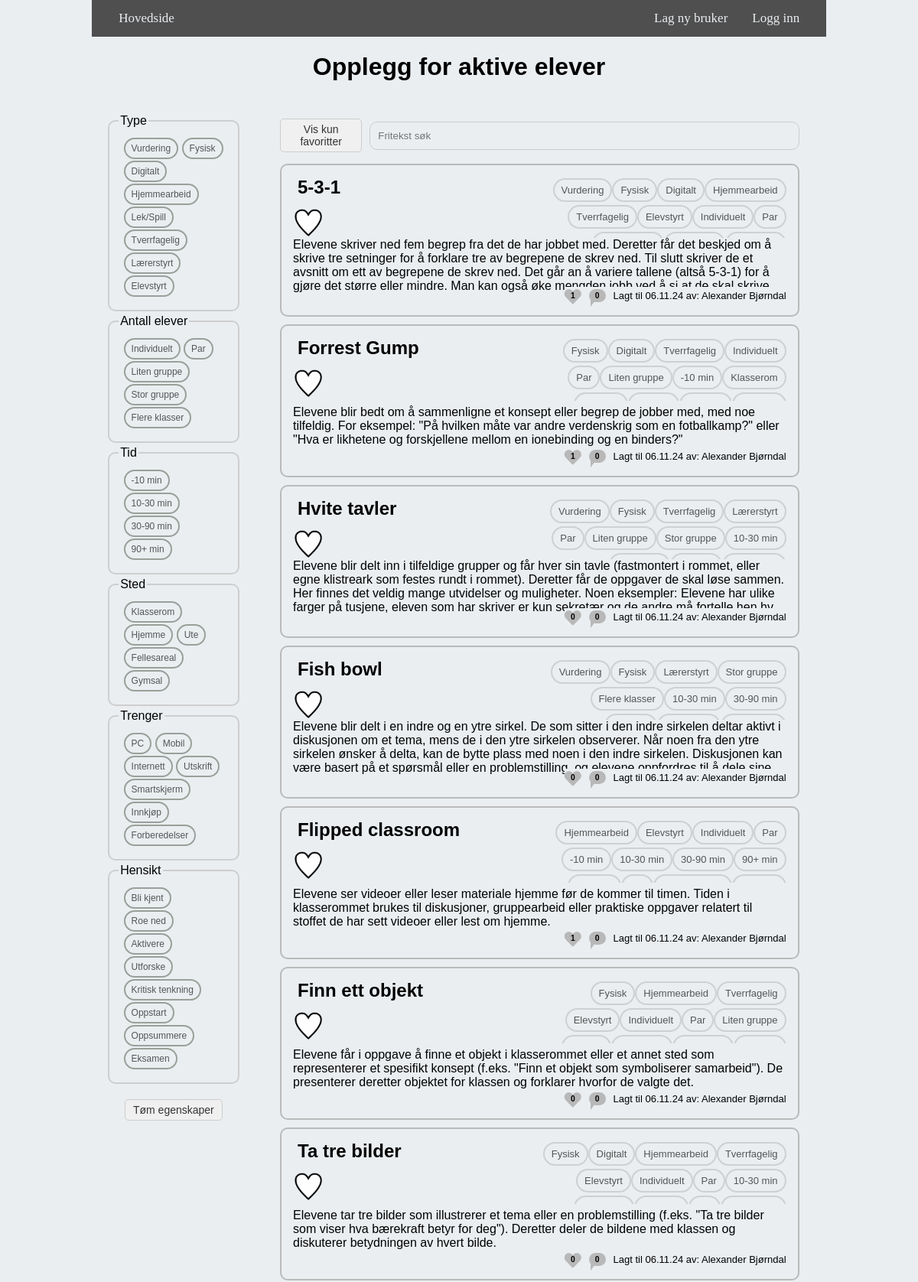
The page / (upper part) on the database its author committed.
### website/models.py (models this page shows)
class Trait(db.Model):
    __tablename__ = 'trait'
    id = db.Column(db.Integer, primary_key=True)
    name = db.Column(db.String(100))
    klasse = db.Column(db.String(100))
    forklaring = db.Column(db.String(500))

class Opplegg(db.Model):
    __tablename__ = "opplegg"
    id = db.Column(db.Integer, primary_key=True)
    name = db.Column(db.String(1000))
    data = db.Column(db.String(10000))
    date = db.Column(db.DateTime(timezone=True), default=func.now())
    user_id = db.Column(db.Integer, db.ForeignKey('user.id'))
    traits = db.relationship('Trait', secondary=opplegg_traits, backref='opplegg')
    comments = db.relationship('Comment', back_populates='opplegg')

class User(db.Model, UserMixin):
    __tablename__ = 'user'
    id = db.Column(db.Integer, primary_key=True)
    email = db.Column(db.String(150), unique=True)
    password = db.Column(db.String(150))
    first_name = db.Column(db.String(150))
    role = db.Column(db.String(50), default='user')
    is_email_confirmed = db.Column(db.Boolean, default=False)
    opplegg = db.relationship('Opplegg')
    favorites = db.relationship('Opplegg', secondary=opplegg_user_favorites, backref='user_favorite')
    comments = db.relationship('Comment', back_populates='user')

### website/views.py (the view)
@views.route('/', methods=['GET'])
def home():
    opplegg = Opplegg.query.all()
    users = User.query.all()
    traits = Trait.query.all()
    user_list = []
    for u in users:
        user_list.append([u.id, u.first_name])
    klasse_groups = defaultdict(list)
    for trait in traits:
        klasse_groups[trait.klasse].append(trait)
    opplegg_comment_counts = {
        opplegget.id: Comment.query.filter_by(opplegg_id=opplegget.id).count()
        for opplegget in opplegg
    }
    opplegg_favorites_counts = {
        opplegget.id: len([user for user in users if opplegget in user.favorites])
        for opplegget in opplegg
    }
    return render_template(
        "home.html",
        user=current_user,  # Current user
        users=user_list,     # List of users (ID, first name)
        all_opplegg=opplegg,  # List of all opplegg
        traits=traits,       # List of traits
        klasse_groups=klasse_groups,  # Grouped traits
        opplegg_comment_counts=opplegg_comment_counts,  # Comment counts by opplegg ID
        opplegg_favorites_counts=opplegg_favorites_counts  # Favorites counts by opplegg ID
    )

### website/templates/home.html (shortened to what this page needs)
{% extends "base.html" %}{% block title %}Opplegg for aktive elever{% endblock %} {%
block content %}
<h1 align="center">Opplegg for aktive elever</h1>
<div id="opplegg-color-part">
  <div class="child">
    <div>
      <form id="filter-form" method="POST" onsubmit="return false;">
        {% for klasse, traits in klasse_groups.items() %}
        <fieldset>
          <legend>{{ klasse }}</legend>
          <div class="container">
            <ul class="ks-cboxtags">
              {% for trait in traits %}
              <li data-tooltip="{{ trait.forklaring }}">
                /><label for="checkbox{{ trait.id }}">{{ trait.name }}</label>
              </li>
              {% endfor %}
            </ul>
          </div>
        </fieldset>
        {% endfor %}
        <div class="flex-container">
          <button
            class="button-style"
            id="remove-all-filters"
            onclick="removeAllFilters()"
            aria-label="Remove all filters"
          >
            Tøm egenskaper
          </button>
        </div>
      </form>
    </div>
  </div>
  <div class="child" id="opplegg-details">
    <div class="list-group">
      <div id="search-container" class="flex-container">
        <button class="button-style" id="toggle-favorites" onclick="toggleFavorites()">Vis kun favoritter</button>
        <input type="text" id="search-bar" placeholder="Fritekst søk" />
      </div>
      {% for opplegg in all_opplegg %}
      <a href="{{ url_for('views.se_opplegg', opplegg_id=opplegg.id) }}"
        class="list-group-item"
        data-traits="{{ ','.join(opplegg.traits|map(attribute='name')) }}"
        data-title="{{ opplegg.name }}"
        data-description="{{ opplegg.data }}"
        data-is-favorite="{{ 'true' if current_user.is_authenticated and opplegg in current_user.favorites else 'false' }}"
        id="opplegg-{{ opplegg.id }}"
      >
        <div class="opplegg-title">{{ opplegg.name }}</div>
        <article class="opplegg-traits">
          {% for p in opplegg.traits %}
          <button class="opplegg-trait">{{ p.name }}</button>
          {% endfor %}
        </article>
        <form
          action="{{ url_for('views.toggle_favorite') }}"
          method="POST"
          style="display: inline"
        >
          <button
            type="submit"
            style="
              border: none;
              background: transparent;
              padding: 0;
              cursor: pointer;
            "
          >
            <img
              src="{{ url_for('static', filename='Heart-' + ('full' if current_user.is_authenticated and opplegg in current_user.favorites else 'empty') + '.png') }}"
              class="opplegg-favorite"
            />
          </button>
        </form>
        <div class="opplegg-text" readonly>{{ opplegg.data }}</div>
        <div class="opplegg-date-user">
          <div class="favorite-count">
            <i class="fas fa-heart"></i>
            <span class="favorite-number">{{ opplegg_favorites_counts[opplegg.id] }}</span>
          </div>
          <div class="comment-count">
            <span class="comment-bubble">{{ opplegg_comment_counts[opplegg.id] }}</span>
          </div>
          Lagt til {{ opplegg.date.strftime("%d.%m.%y") }} av:
          {% for u in users %}
            {% if u[0] == opplegg.user_id %}
              {{ u[1] }}
            {% endif %}
          {% endfor %}
        </div>
      </a>
      {% endfor %}
    </div>
  </div>
</div>
{% endblock %}

### rows shown on the page
Trait: klasse "Type", name "Vurdering"
Trait: name "Fysisk"
Trait: name "Digitalt"
Trait: name "Hjemmearbeid"
Trait: name "Lek/Spill"
Trait: name "Tverrfagelig"
Trait: name "Lærerstyrt"
Trait: name "Elevstyrt"
Trait: klasse "Antall elever", name "Individuelt"
Trait: name "Par"
Trait: name "Liten gruppe"
Trait: name "Stor gruppe"
Trait: name "Flere klasser"
Trait: klasse "Tid", name "-10 min"
Trait: name "10-30 min"
Trait: name "30-90 min"
Trait: name "90+ min"
Trait: klasse "Sted", name "Klasserom"
Trait: name "Hjemme"
Trait: name "Ute"
Trait: name "Fellesareal"
Trait: name "Gymsal"
Trait: klasse "Trenger", name "PC"
Trait: name "Mobil"
Trait: name "Internett"
Trait: name "Utskrift"
Trait: name "Smartskjerm"
Trait: name "Innkjøp"
Trait: name "Forberedelser"
Trait: klasse "Hensikt", name "Bli kjent"
Trait: name "Roe ned"
Trait: name "Aktivere"
Trait: name "Utforske"
Trait: name "Kritisk tenkning"
Trait: name "Oppstart"
Trait: name "Oppsummere"
Trait: name "Eksamen"
Opplegg: name "5-3-1", data "Elevene skriver ned fem begrep fra det de har jobbet med. Deretter får det beskjed om å skrive tre setninger for å forklare tre av begrepene de skrev ned. Til slutt skriver de et avsnitt om ett av begrepene de skrev ned. Det går an å variere tallene (altså 5-3-1) for å gjøre det større eller mindre. Man kan også øke mengden jobb ved å si at de skal…", id "1", opplegg_comment_counts "0", date "06.11.24"
User: first_name "Alexander Bjørndal"
Opplegg: name "Forrest Gump", data "Elevene blir bedt om å sammenligne et konsept eller begrep de jobber med, med noe tilfeldig. For eksempel: \"På hvilken måte var andre verdenskrig som en fotballkamp?\" eller \"Hva er likhetene og forskjellene mellom en ionebinding og en binders?\"", user "1", opplegg_comment_counts "0", date "06.11.24"
Opplegg: name "Hvite tavler", data "Elevene blir delt inn i tilfeldige grupper og får hver sin tavle (fastmontert i rommet, eller egne klistreark som festes rundt i rommet). Deretter får de oppgaver de skal løse sammen. Her finnes det veldig mange utvidelser og muligheter. Noen eksempler: Elevene har ulike farger på tusjene, eleven som har skriver er kun sekretær og de andre må fortelle hen…", opplegg_favorites_counts "0", opplegg_comment_counts "0", date "06.11.24"
Opplegg: name "Fish bowl", data "Elevene blir delt i en indre og en ytre sirkel. De som sitter i den indre sirkelen deltar aktivt i diskusjonen om et tema, mens de i den ytre sirkelen observerer. Når noen fra den ytre sirkelen ønsker å delta, kan de bytte plass med noen i den indre sirkelen. Diskusjonen kan være basert på et spørsmål eller en problemstilling, og elevene oppfordres til å dele…", opplegg_favorites_counts "0", opplegg_comment_counts "0", date "06.11.24"
Opplegg: name "Flipped classroom", data "Elevene ser videoer eller leser materiale hjemme før de kommer til timen. Tiden i klasserommet brukes til diskusjoner, gruppearbeid eller praktiske oppgaver relatert til stoffet de har sett videoer eller lest om hjemme.", user "1", opplegg_comment_counts "0", date "06.11.24"
Opplegg: name "Finn ett objekt", data "Elevene får i oppgave å finne et objekt i klasserommet eller et annet sted som representerer et spesifikt konsept (f.eks. \"Finn et objekt som symboliserer samarbeid\"). De presenterer deretter objektet for klassen og forklarer hvorfor de valgte det.", opplegg_favorites_counts "0", opplegg_comment_counts "0", date "06.11.24"
Opplegg: name "Ta tre bilder", data "Elevene tar tre bilder som illustrerer et tema eller en problemstilling (f.eks. \"Ta tre bilder som viser hva bærekraft betyr for deg\"). Deretter deler de bildene med klassen og diskuterer betydningen av hvert bilde.", opplegg_favorites_counts "0", opplegg_comment_counts "0", date "06.11.24"
